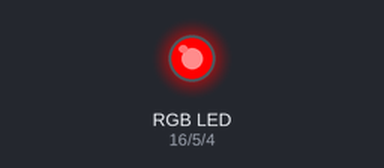
This sketch was run on a simulated Arduino Uno, built with avr-gcc and run on an emulated ATmega328P. Parts: an RGB LED mixed from three pins (HIGH = lit).

Above: at 0.5 s.
At 2.5 s:
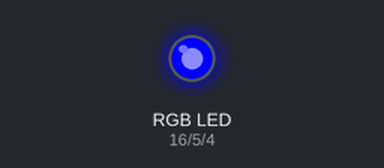
At 3.5 s:
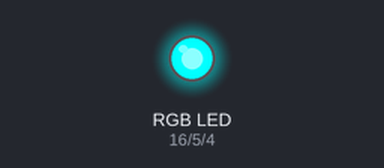
At 4.5 s:
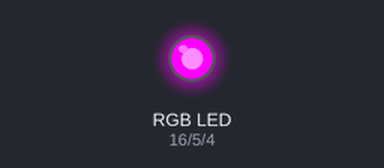
At 6.5 s:
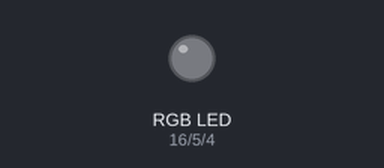
At 8.5 s:
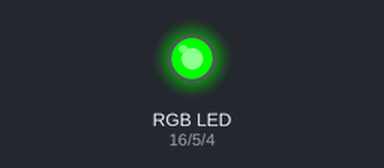
Timing chart, 0 to 9.1 s (numbered marks = the images above):
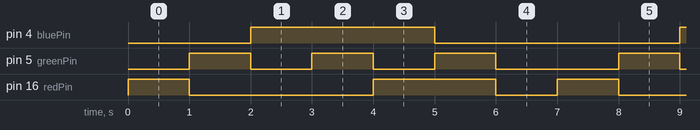

Measured:
- by itself, pin 4 (bluePin): alternates HIGH for 3.0 s and LOW for 4.0 s
- by itself, pin 5 (greenPin): repeats every 7.0 s: 2 × (LOW 1.0 s, HIGH 1.0 s), LOW 2.0 s, HIGH 1.0 s
- by itself, pin 16 (redPin): repeats every 7.0 s: LOW 3.0 s, HIGH 2.0 s, LOW 1.0 s, HIGH 1.0 s

The sketch:

LEDRGB.ino
```cpp
// Broches pour la LED RGB (connectez-les aux broches PWM de votre ESP8266)
#define redPin 16
#define greenPin 5
#define bluePin 4

void setup() {
  // Initialise les broches de la LED RGB en tant que sorties
  pinMode(redPin, OUTPUT);
  pinMode(greenPin, OUTPUT);
  pinMode(bluePin, OUTPUT);
}

void loop() {
  // Exemple de chaque fonction de base

  // 1. Allumer la LED en rouge
  setColor(255, 0, 0);
  delay(1000);

  // 2. Allumer la LED en vert
  setColor(0, 255, 0);
  delay(1000);

  // 3. Allumer la LED en bleu
  setColor(0, 0, 255);
  delay(1000);

  // 4. Mélanger les couleurs (cyan)
  setColor(0, 255, 255);
  delay(1000);

  // 5. Mélanger les couleurs (magenta)
  setColor(255, 0, 255);
  delay(1000);

  // 6. Mélanger les couleurs (jaune)
  setColor(255, 255, 0);
  delay(1000);

  // 7. Éteindre la LED
  turnOff();
  delay(1000);
}

// Fonction pour définir la couleur de la LED RGB
void setColor(int redValue, int greenValue, int blueValue) {
  analogWrite(redPin, redValue);     // Définit l'intensité lumineuse de la LED rouge
  analogWrite(greenPin, greenValue); // Définit l'intensité lumineuse de la LED verte
  analogWrite(bluePin, blueValue);   // Définit l'intensité lumineuse de la LED bleue
}

// Fonction pour éteindre la LED RGB
void turnOff() {
  setColor(0, 0, 0); // Définit toutes les couleurs à 0 (éteint la LED)
}
```
